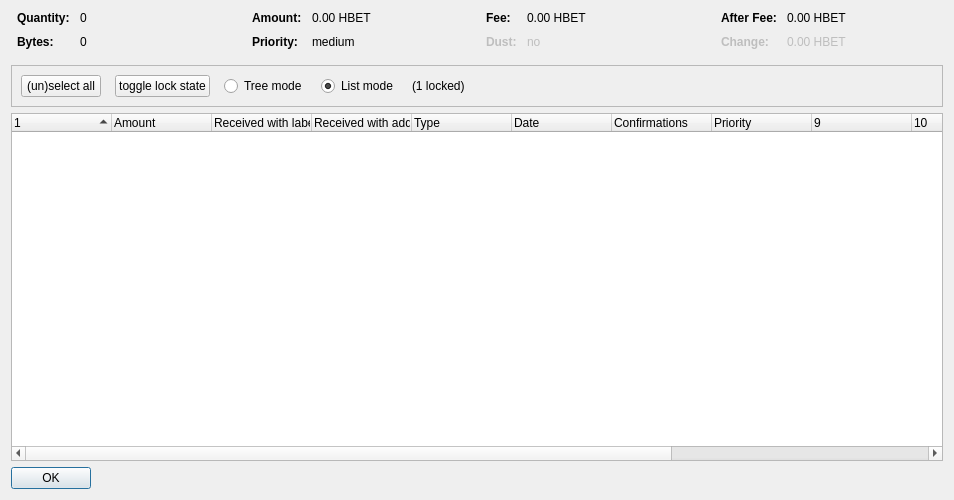
<?xml version="1.0" encoding="UTF-8"?>
<ui version="4.0">
 <class>CoinControlDialog</class>
 <widget class="QDialog" name="CoinControlDialog">
  <property name="geometry">
   <rect>
    <x>0</x>
    <y>0</y>
    <width>954</width>
    <height>500</height>
   </rect>
  </property>
  <property name="windowTitle">
   <string>Coin Selection</string>
  </property>
  <layout class="QVBoxLayout" name="verticalLayout">
   <item>
    <layout class="QHBoxLayout" name="horizontalLayoutTop" stretch="0,0,0,0">
     <property name="topMargin">
      <number>0</number>
     </property>
     <property name="bottomMargin">
      <number>10</number>
     </property>
     <item>
      <layout class="QFormLayout" name="formLayoutCoinControl1">
       <property name="horizontalSpacing">
        <number>10</number>
       </property>
       <property name="verticalSpacing">
        <number>10</number>
       </property>
       <property name="leftMargin">
        <number>6</number>
       </property>
       <property name="rightMargin">
        <number>6</number>
       </property>
       <item row="0" column="0">
        <widget class="QLabel" name="labelCoinControlQuantityText">
         <property name="font">
          <font>
           <weight>75</weight>
           <bold>true</bold>
          </font>
         </property>
         <property name="text">
          <string>Quantity:</string>
         </property>
        </widget>
       </item>
       <item row="0" column="1">
        <widget class="QLabel" name="labelCoinControlQuantity">
         <property name="cursor">
          <cursorShape>IBeamCursor</cursorShape>
         </property>
         <property name="contextMenuPolicy">
          <enum>Qt::ActionsContextMenu</enum>
         </property>
         <property name="text">
          <string notr="true">0</string>
         </property>
         <property name="textInteractionFlags">
          <set>Qt::LinksAccessibleByMouse|Qt::TextSelectableByKeyboard|Qt::TextSelectableByMouse</set>
         </property>
        </widget>
       </item>
       <item row="1" column="0">
        <widget class="QLabel" name="labelCoinControlBytesText">
         <property name="font">
          <font>
           <weight>75</weight>
           <bold>true</bold>
          </font>
         </property>
         <property name="text">
          <string>Bytes:</string>
         </property>
        </widget>
       </item>
       <item row="1" column="1">
        <widget class="QLabel" name="labelCoinControlBytes">
         <property name="cursor">
          <cursorShape>IBeamCursor</cursorShape>
         </property>
         <property name="contextMenuPolicy">
          <enum>Qt::ActionsContextMenu</enum>
         </property>
         <property name="text">
          <string notr="true">0</string>
         </property>
         <property name="textInteractionFlags">
          <set>Qt::LinksAccessibleByMouse|Qt::TextSelectableByKeyboard|Qt::TextSelectableByMouse</set>
         </property>
        </widget>
       </item>
      </layout>
     </item>
     <item>
      <layout class="QFormLayout" name="formLayoutCoinControl2">
       <property name="horizontalSpacing">
        <number>10</number>
       </property>
       <property name="verticalSpacing">
        <number>10</number>
       </property>
       <property name="leftMargin">
        <number>6</number>
       </property>
       <property name="rightMargin">
        <number>6</number>
       </property>
       <item row="0" column="0">
        <widget class="QLabel" name="labelCoinControlAmountText">
         <property name="font">
          <font>
           <weight>75</weight>
           <bold>true</bold>
          </font>
         </property>
         <property name="text">
          <string>Amount:</string>
         </property>
        </widget>
       </item>
       <item row="0" column="1">
        <widget class="QLabel" name="labelCoinControlAmount">
         <property name="cursor">
          <cursorShape>IBeamCursor</cursorShape>
         </property>
         <property name="contextMenuPolicy">
          <enum>Qt::ActionsContextMenu</enum>
         </property>
         <property name="text">
          <string notr="true">0.00 HBET</string>
         </property>
         <property name="textInteractionFlags">
          <set>Qt::LinksAccessibleByMouse|Qt::TextSelectableByKeyboard|Qt::TextSelectableByMouse</set>
         </property>
        </widget>
       </item>
       <item row="1" column="0">
        <widget class="QLabel" name="labelCoinControlPriorityText">
         <property name="font">
          <font>
           <weight>75</weight>
           <bold>true</bold>
          </font>
         </property>
         <property name="text">
          <string>Priority:</string>
         </property>
        </widget>
       </item>
       <item row="1" column="1">
        <widget class="QLabel" name="labelCoinControlPriority">
         <property name="cursor">
          <cursorShape>IBeamCursor</cursorShape>
         </property>
         <property name="contextMenuPolicy">
          <enum>Qt::ActionsContextMenu</enum>
         </property>
         <property name="text">
          <string>medium</string>
         </property>
         <property name="textInteractionFlags">
          <set>Qt::LinksAccessibleByMouse|Qt::TextSelectableByKeyboard|Qt::TextSelectableByMouse</set>
         </property>
        </widget>
       </item>
      </layout>
     </item>
     <item>
      <layout class="QFormLayout" name="formLayoutCoinControl3">
       <property name="horizontalSpacing">
        <number>10</number>
       </property>
       <property name="verticalSpacing">
        <number>10</number>
       </property>
       <property name="leftMargin">
        <number>6</number>
       </property>
       <property name="rightMargin">
        <number>6</number>
       </property>
       <item row="0" column="0">
        <widget class="QLabel" name="labelCoinControlFeeText">
         <property name="font">
          <font>
           <weight>75</weight>
           <bold>true</bold>
          </font>
         </property>
         <property name="text">
          <string>Fee:</string>
         </property>
        </widget>
       </item>
       <item row="0" column="1">
        <widget class="QLabel" name="labelCoinControlFee">
         <property name="cursor">
          <cursorShape>IBeamCursor</cursorShape>
         </property>
         <property name="contextMenuPolicy">
          <enum>Qt::ActionsContextMenu</enum>
         </property>
         <property name="text">
          <string notr="true">0.00 HBET</string>
         </property>
         <property name="textInteractionFlags">
          <set>Qt::LinksAccessibleByMouse|Qt::TextSelectableByKeyboard|Qt::TextSelectableByMouse</set>
         </property>
        </widget>
       </item>
       <item row="1" column="0">
        <widget class="QLabel" name="labelCoinControlLowOutputText">
         <property name="enabled">
          <bool>false</bool>
         </property>
         <property name="font">
          <font>
           <weight>75</weight>
           <bold>true</bold>
          </font>
         </property>
         <property name="text">
          <string>Dust:</string>
         </property>
        </widget>
       </item>
       <item row="1" column="1">
        <widget class="QLabel" name="labelCoinControlLowOutput">
         <property name="enabled">
          <bool>false</bool>
         </property>
         <property name="cursor">
          <cursorShape>IBeamCursor</cursorShape>
         </property>
         <property name="contextMenuPolicy">
          <enum>Qt::ActionsContextMenu</enum>
         </property>
         <property name="text">
          <string>no</string>
         </property>
         <property name="textInteractionFlags">
          <set>Qt::LinksAccessibleByMouse|Qt::TextSelectableByKeyboard|Qt::TextSelectableByMouse</set>
         </property>
        </widget>
       </item>
      </layout>
     </item>
     <item>
      <layout class="QFormLayout" name="formLayoutCoinControl4">
       <property name="horizontalSpacing">
        <number>10</number>
       </property>
       <property name="verticalSpacing">
        <number>10</number>
       </property>
       <property name="leftMargin">
        <number>6</number>
       </property>
       <property name="rightMargin">
        <number>6</number>
       </property>
       <item row="0" column="0">
        <widget class="QLabel" name="labelCoinControlAfterFeeText">
         <property name="font">
          <font>
           <weight>75</weight>
           <bold>true</bold>
          </font>
         </property>
         <property name="text">
          <string>After Fee:</string>
         </property>
        </widget>
       </item>
       <item row="0" column="1">
        <widget class="QLabel" name="labelCoinControlAfterFee">
         <property name="cursor">
          <cursorShape>IBeamCursor</cursorShape>
         </property>
         <property name="contextMenuPolicy">
          <enum>Qt::ActionsContextMenu</enum>
         </property>
         <property name="text">
          <string notr="true">0.00 HBET</string>
         </property>
         <property name="textInteractionFlags">
          <set>Qt::LinksAccessibleByMouse|Qt::TextSelectableByKeyboard|Qt::TextSelectableByMouse</set>
         </property>
        </widget>
       </item>
       <item row="1" column="0">
        <widget class="QLabel" name="labelCoinControlChangeText">
         <property name="enabled">
          <bool>false</bool>
         </property>
         <property name="font">
          <font>
           <weight>75</weight>
           <bold>true</bold>
          </font>
         </property>
         <property name="text">
          <string>Change:</string>
         </property>
        </widget>
       </item>
       <item row="1" column="1">
        <widget class="QLabel" name="labelCoinControlChange">
         <property name="enabled">
          <bool>false</bool>
         </property>
         <property name="cursor">
          <cursorShape>IBeamCursor</cursorShape>
         </property>
         <property name="contextMenuPolicy">
          <enum>Qt::ActionsContextMenu</enum>
         </property>
         <property name="text">
          <string notr="true">0.00 HBET</string>
         </property>
         <property name="textInteractionFlags">
          <set>Qt::LinksAccessibleByMouse|Qt::TextSelectableByKeyboard|Qt::TextSelectableByMouse</set>
         </property>
        </widget>
       </item>
      </layout>
     </item>
    </layout>
   </item>
   <item>
    <widget class="QFrame" name="frame">
     <property name="minimumSize">
      <size>
       <width>0</width>
       <height>40</height>
      </size>
     </property>
     <property name="frameShape">
      <enum>QFrame::StyledPanel</enum>
     </property>
     <property name="frameShadow">
      <enum>QFrame::Sunken</enum>
     </property>
     <layout class="QHBoxLayout" name="horizontalLayout">
      <item>
       <layout class="QHBoxLayout" name="horizontalLayoutPanel" stretch="0,0,0,0,0,0">
        <property name="spacing">
         <number>14</number>
        </property>
        <item>
         <widget class="QPushButton" name="pushButtonSelectAll">
          <property name="sizePolicy">
           <sizepolicy hsizetype="Maximum" vsizetype="Fixed">
            <horstretch>0</horstretch>
            <verstretch>0</verstretch>
           </sizepolicy>
          </property>
          <property name="text">
           <string>(un)select all</string>
          </property>
          <property name="autoDefault">
           <bool>false</bool>
          </property>
         </widget>
        </item>
        <item>
         <widget class="QPushButton" name="pushButtonToggleLock">
          <property name="sizePolicy">
           <sizepolicy hsizetype="Maximum" vsizetype="Fixed">
            <horstretch>0</horstretch>
            <verstretch>0</verstretch>
           </sizepolicy>
          </property>
          <property name="text">
           <string>toggle lock state</string>
          </property>
          <property name="autoDefault">
           <bool>false</bool>
          </property>
         </widget>
        </item>
        <item>
         <widget class="QRadioButton" name="radioTreeMode">
          <property name="sizePolicy">
           <sizepolicy hsizetype="Maximum" vsizetype="Fixed">
            <horstretch>0</horstretch>
            <verstretch>0</verstretch>
           </sizepolicy>
          </property>
          <property name="text">
           <string>Tree mode</string>
          </property>
         </widget>
        </item>
        <item>
         <widget class="QRadioButton" name="radioListMode">
          <property name="sizePolicy">
           <sizepolicy hsizetype="Maximum" vsizetype="Fixed">
            <horstretch>0</horstretch>
            <verstretch>0</verstretch>
           </sizepolicy>
          </property>
          <property name="text">
           <string>List mode</string>
          </property>
          <property name="checked">
           <bool>true</bool>
          </property>
         </widget>
        </item>
        <item>
         <widget class="QLabel" name="labelLocked">
          <property name="text">
           <string>(1 locked)</string>
          </property>
         </widget>
        </item>
        <item>
         <spacer name="horizontalSpacer">
          <property name="orientation">
           <enum>Qt::Horizontal</enum>
          </property>
          <property name="sizeHint" stdset="0">
           <size>
            <width>40</width>
            <height>20</height>
           </size>
          </property>
         </spacer>
        </item>
       </layout>
      </item>
     </layout>
    </widget>
   </item>
   <item>
    <widget class="CoinControlTreeWidget" name="treeWidget">
     <property name="contextMenuPolicy">
      <enum>Qt::CustomContextMenu</enum>
     </property>
     <property name="sortingEnabled">
      <bool>false</bool>
     </property>
     <property name="columnCount">
      <number>13</number>
     </property>
     <attribute name="headerShowSortIndicator" stdset="0">
      <bool>true</bool>
     </attribute>
     <attribute name="headerStretchLastSection">
      <bool>false</bool>
     </attribute>
     <column>
      <property name="text">
       <string/>
      </property>
     </column>
     <column>
      <property name="text">
       <string>Amount</string>
      </property>
     </column>
     <column>
      <property name="text">
       <string>Received with label</string>
      </property>
     </column>
     <column>
      <property name="text">
       <string>Received with address</string>
      </property>
     </column>
     <column>
      <property name="text">
       <string>Type</string>
      </property>
     </column>
     <column>
      <property name="text">
       <string>Date</string>
      </property>
     </column>
     <column>
      <property name="text">
       <string>Confirmations</string>
      </property>
      <property name="toolTip">
       <string>Confirmed</string>
      </property>
     </column>
     <column>
      <property name="text">
       <string>Priority</string>
      </property>
     </column>
     <column>
      <property name="text">
       <string/>
      </property>
     </column>
     <column>
      <property name="text">
       <string/>
      </property>
     </column>
     <column>
      <property name="text">
       <string/>
      </property>
     </column>
     <column>
      <property name="text">
       <string/>
      </property>
     </column>
     <column>
      <property name="text">
       <string/>
      </property>
     </column>
    </widget>
   </item>
   <item>
    <widget class="QDialogButtonBox" name="buttonBox">
     <property name="sizePolicy">
      <sizepolicy hsizetype="Maximum" vsizetype="Fixed">
       <horstretch>0</horstretch>
       <verstretch>0</verstretch>
      </sizepolicy>
     </property>
     <property name="orientation">
      <enum>Qt::Horizontal</enum>
     </property>
     <property name="standardButtons">
      <set>QDialogButtonBox::Ok</set>
     </property>
    </widget>
   </item>
  </layout>
 </widget>
 <customwidgets>
  <customwidget>
   <class>CoinControlTreeWidget</class>
   <extends>QTreeWidget</extends>
   <header>coincontroltreewidget.h</header>
  </customwidget>
 </customwidgets>
 <resources/>
 <connections/>
</ui>
